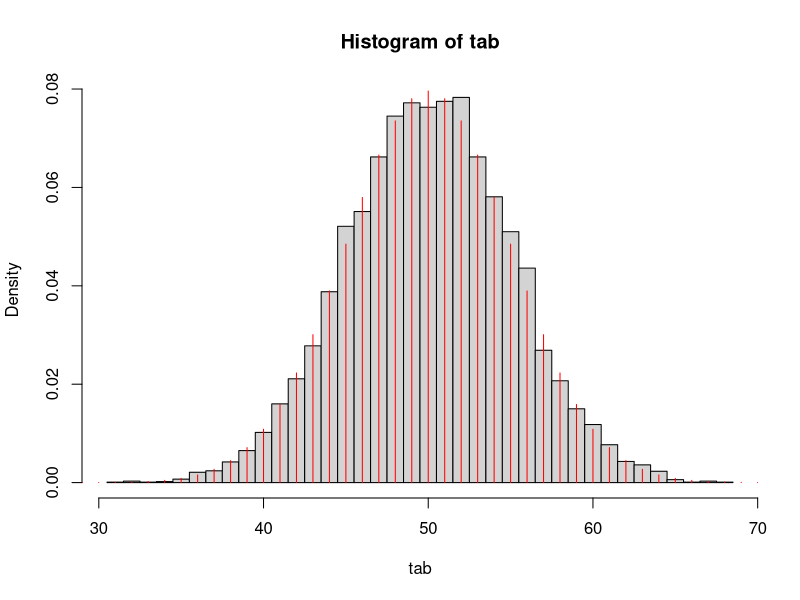
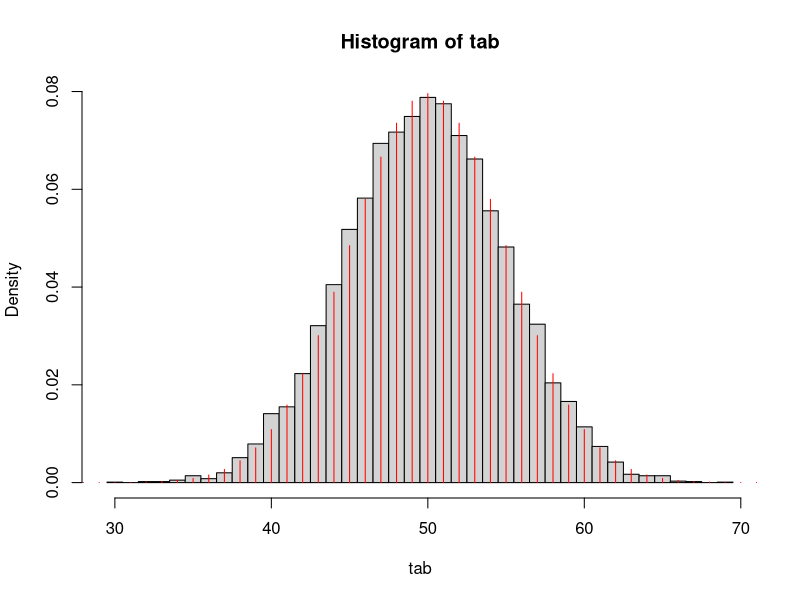
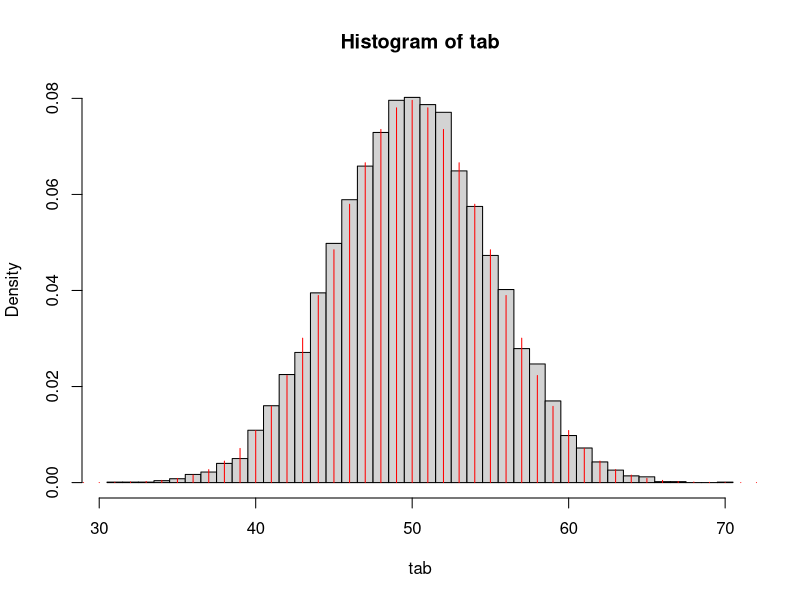
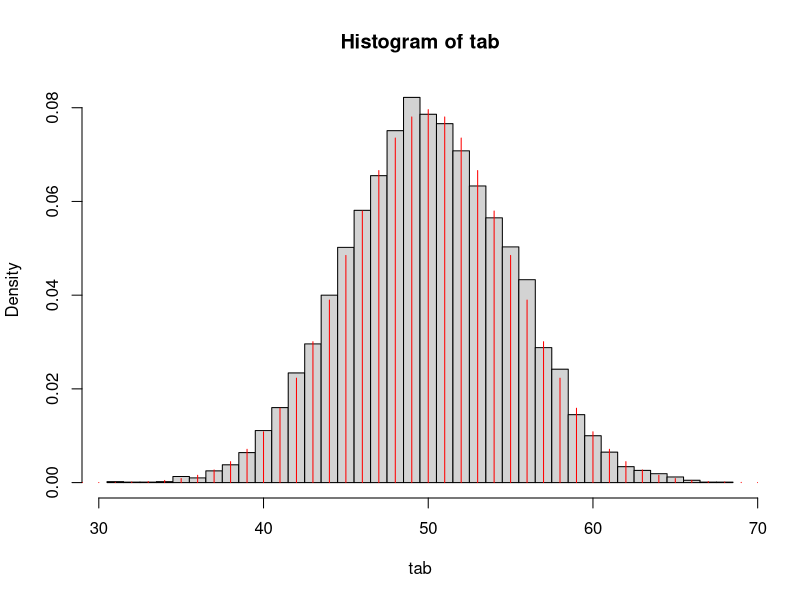
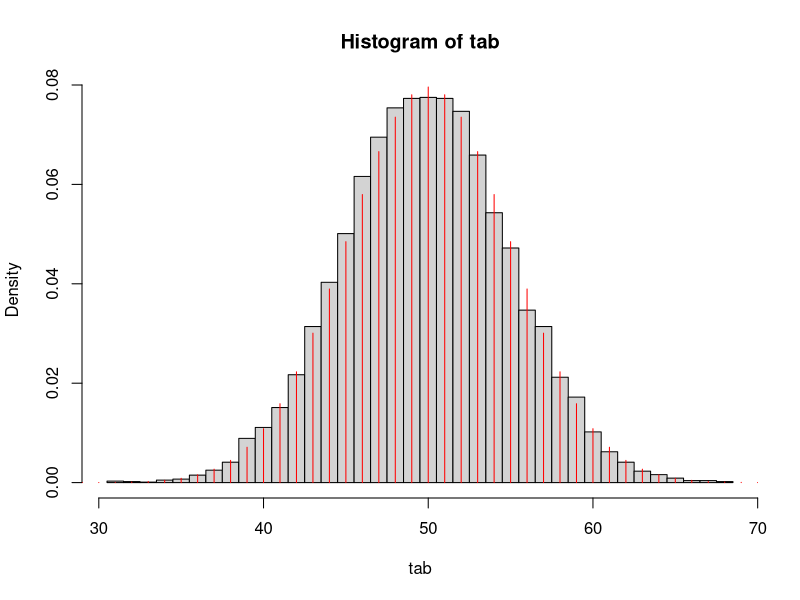
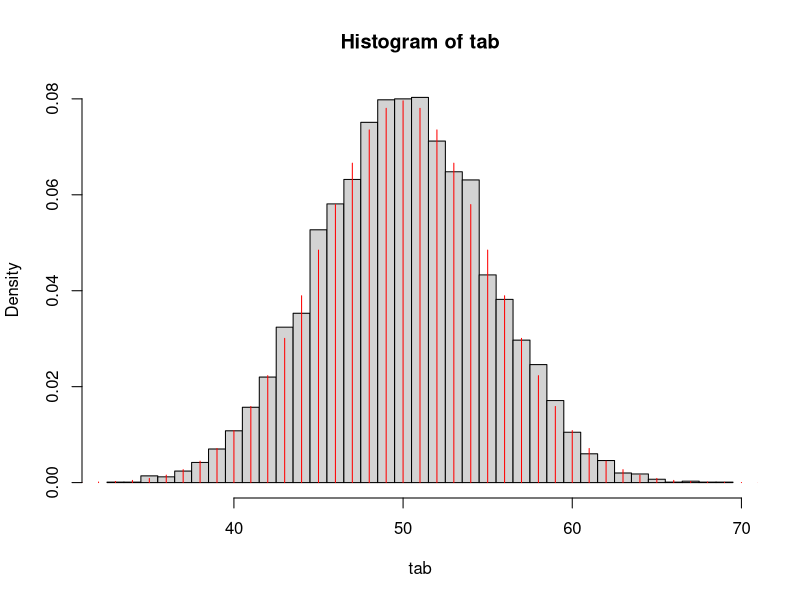
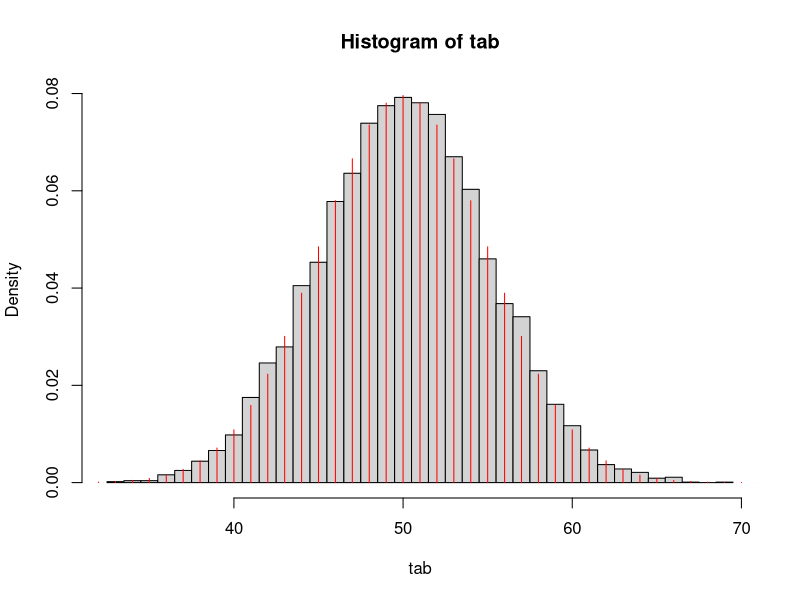
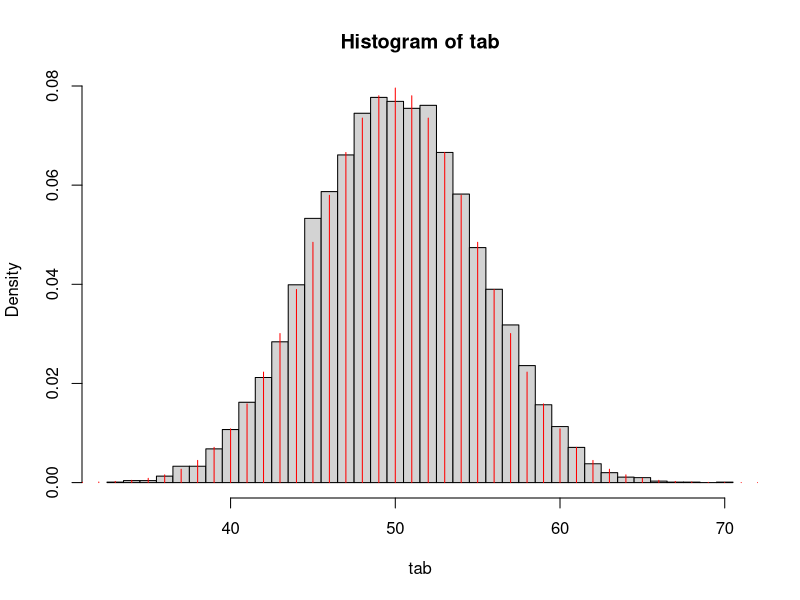

These figures' R source, in order:
conditionnal_test_under_null = function(a,n,b){
  quant = qbinom(1-a, n, 1/2, lower.tail = TRUE, log.p = FALSE)
  tab = rbinom(b, n, 1/2)
  x=0:n
  mass_fuction = dbinom(x, n, 1/2, log = FALSE)
  hist(tab,probability=TRUE,breaks = seq(min(tab)-0.5, max(tab)+0.5, by = 1),title ="")
  lines(x,mass_fuction,type ="h",col="red")
  tab <- ifelse(tab > quant, 1, 0)
  risk_exp=sum(tab)/b
  print(quant)
  print(tab)
  return(risk_exp)
}

conditionnal_test_under_null(0.1,100,10000)

#Variation du risque de première espèce empirique en fonction du niveau du test 
par(mfrow = c(1,1))
vect_a=c()
x=seq(0, 1, by = 0.05)
for(a in seq(0, 1, by = 0.05)){
  vect_a = c(vect_a,conditionnal_test_under_null(a,100,10000))
}
plot(x,vect_a,ylab = "risque empirique",xlab="niveau du test")
abline(0,1,col='red')

unconditionnal_test = function(a,p,b){
  Y1 = rpois(b,p[1])
  Y2 = rpois(b,p[2])
  vect_Y1=c()
  n <- Y1 + Y2
  quant <- qbinom(1 - a, n, 1/2)
  
  vect_Y1 <- as.integer(Y1 > quant)
return(sum(vect_Y1)/b)
}

unconditionnal_test(0.05,c(10,10),10000)

#Variation de la probabilité de rejeter empirique en fonction du niveau du test 
vect_a2=c()
x=seq(0, 1, by = 0.05)
for(a in seq(0, 1, by = 0.05)){
  vect_a2 = c(vect_a2,unconditionnal_test(a,c(8,10),10000))
}
plot(x,vect_a2)

#fonction qui calcul distribution de la p-values, génére B p-values indépendante 
conditionnal_pvalue_under_null = function(n,b,l){
  vect_pval=c()
  vect_Bpval=c()
  vect_repF=c()
  vect_repE=c()
  tab = rbinom(b,n,1/2)
  support = 0:n
  vect_pval <- 1 - pbinom(support - 1, n, 0.5)
  for(i in tab){
    vect_Bpval=c(vect_Bpval,vect_pval[match(i,support)])
  }
  for(t in rev(vect_pval)){
    pi <- 0
    for(k in support){
      if(vect_pval[k+1] <= t){
        pi <- pi +
          choose(n,k)*(l/(l+l))^k*(l/(l+l))^(n-k)
      }
    }
    vect_repF <- c(vect_repF, pi)
  }
  for(i in rev(vect_Bpval)){
    pi=0
    pi <- mean(vect_Bpval <= i)
    vect_repE = c(vect_repE,pi)
  }
  par(mfrow = c(1,2))
  
  plot(vect_Bpval,type='p',col='blue')

  t_vals = sort(unique(vect_pval))
  vect_repF_unique = sapply(t_vals,function(t) sum(dbinom(support, n, 1/2)[vect_pval <= t]))
  F_theo = stepfun(t_vals,c(0, vect_repF_unique))
  F_emp = ecdf(vect_Bpval)
  plot(F_theo,do.points = FALSE,verticals = TRUE,xlim = c(0,1),ylim = c(0,1),xlab = "t",ylab = "F(t)")
  abline(0, 1, col = "red", lwd = 2)
  lines(F_emp,verticals = TRUE,do.points = FALSE,lty = 2,type ='l')
}
conditionnal_pvalue_under_null(1000,1000,3)

unconditionnal_pvalue = function(a,l1,l2,b){
  Y1 = rpois(b,l1)
  Y2 = rpois(b,l2)
  Y1_Y2 = Y1+Y2
  vect_pval = 1 - pbinom(Y1 - 1, Y1_Y2, 0.5)
  for (i in 1:b){
    if (vect_pval[i]<=a){
      vect_pval[i]=1
    }
    else{
      vect_pval[i]=0
    }
  }
  risk_exp=sum(vect_pval)/b
  return(risk_exp)
}
unconditionnal_pvalue(0.05,3,2,1000)

#visualisation du risque de rejet epirique en fonction de la valeur de l1
vect_risk = c()
x=seq(0, 40, by = 1)
for(i in x){
  vect_risk=c(vect_risk,unconditionnal_pvalue(0.05,i,20,1000))
}
plot(x,vect_risk)

#visualisation du risque de rejet epirique en fonction du niveau du test
vect_a=c()
x=seq(0, 1, by = 0.05)
for(a in x){
  vect_a = c(vect_a,unconditionnal_pvalue(a,2,3,1000))
}
plot(x,vect_a)

#Visualisation probléme test multiple:
multitest_problem <- function(alpha = 0.05, m_max = 100, B = 2000){
  
  one_test <- function(){
    unconditionnal_pvalue(alpha, 10, 10, 1)
  }
  
  m_vals <- 1:m_max
  risk <- numeric(length(m_vals))
  
  for(m in m_vals){
    
    risk[m] <- mean(replicate(B, {
      any(replicate(m, one_test()) == 1)
    }))
    
  }
  
  plot(m_vals, risk, type="l", lwd=2,
       xlab="Nombre de tests m",
       ylab="P(au moins un rejet)",
       main="Problème des tests multiples")
  
  abline(h=alpha, col="red", lty=2)
  
  return(risk)
}
multitest_problem(0.05,100,100)
